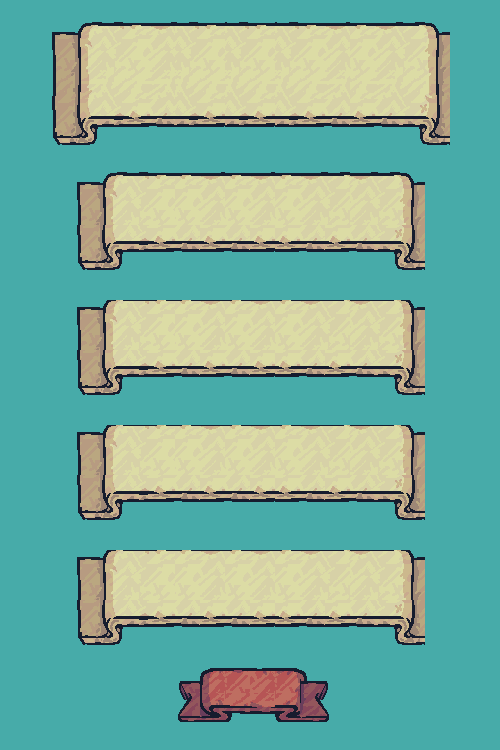

The image is a tile-based game level rendered from a .tmx file. Its description and complete source (layers, tilesets, objects, tile grids) follow:
An orthogonal 20x30 tile map with 25x25 px tiles, 2 tile layers (water, banner), 4 tilesets.

<map version="1.10" tiledversion="1.11.2" orientation="orthogonal" renderorder="right-down" width="20" height="30" tilewidth="25" tileheight="25" infinite="0" nextlayerid="4" nextobjectid="1">
 <tileset firstgid="1" source="Water.tsx" />
 <tileset firstgid="5" source="Banner_Connection_Left.tsx" />
 <tileset firstgid="54" source="Banner_Connection_Right.tsx" />
 <tileset firstgid="103" source="Ribbon_Red_3Slides.tsx" />
 <layer id="1" name="water" width="20" height="30">
  <data encoding="csv">
1,1,1,1,1,1,1,1,1,1,1,1,1,1,1,1,1,1,1,1,
1,1,1,1,1,1,1,1,1,1,1,1,1,1,1,1,1,1,1,1,
1,1,1,1,1,1,1,1,1,1,1,1,1,1,1,1,1,1,1,1,
1,1,1,1,1,1,1,1,1,1,1,1,1,1,1,1,1,1,1,1,
1,1,1,1,1,1,1,1,1,1,1,1,1,1,1,1,1,1,1,1,
1,1,1,1,1,1,1,1,1,1,1,1,1,1,1,1,1,1,1,1,
1,1,1,1,1,1,1,1,1,1,1,1,1,1,1,1,1,1,1,1,
1,1,1,1,1,1,1,1,1,1,1,1,1,1,1,1,1,1,1,1,
1,1,1,1,1,1,1,1,1,1,1,1,1,1,1,1,1,1,1,1,
1,1,1,1,1,1,1,1,1,1,1,1,1,1,1,1,1,1,1,1,
1,1,1,1,1,1,1,1,1,1,1,1,1,1,1,1,1,1,1,1,
1,1,1,1,1,1,1,1,1,1,1,1,1,1,1,1,1,1,1,1,
1,1,1,1,1,1,1,1,1,1,1,1,1,1,1,1,1,1,1,1,
1,1,1,1,1,1,1,1,1,1,1,1,1,1,1,1,1,1,1,1,
1,1,1,1,1,1,1,1,1,1,1,1,1,1,1,1,1,1,1,1,
1,1,1,1,1,1,1,1,1,1,1,1,1,1,1,1,1,1,1,1,
1,1,1,1,1,1,1,1,1,1,1,1,1,1,1,1,1,1,1,1,
1,1,1,1,1,1,1,1,1,1,1,1,1,1,1,1,1,1,1,1,
1,1,1,1,1,1,1,1,1,1,1,1,1,1,1,1,1,1,1,1,
1,1,1,1,1,1,1,1,1,1,1,1,1,1,1,1,1,1,1,1,
1,1,1,1,1,1,1,1,1,1,1,1,1,1,1,1,1,1,1,1,
1,1,1,1,1,1,1,1,1,1,1,1,1,1,1,1,1,1,1,1,
1,1,1,1,1,1,1,1,1,1,1,1,1,1,1,1,1,1,1,1,
1,1,1,1,1,1,1,1,1,1,1,1,1,1,1,1,1,1,1,1,
1,1,1,1,1,1,1,1,1,1,1,1,1,1,1,1,1,1,1,1,
1,1,1,1,1,1,1,1,1,1,1,1,1,1,1,1,1,1,1,1,
1,1,1,1,1,1,1,1,1,1,1,1,1,1,1,1,1,1,1,1,
1,1,1,1,1,1,1,1,1,1,1,1,1,1,1,1,1,1,1,1,
1,1,1,1,1,1,1,1,1,1,1,1,1,1,1,1,1,1,1,1,
1,1,1,1,1,1,1,1,1,1,1,1,1,1,1,1,1,1,1,1
</data>
 </layer>
 <layer id="3" name="banner" width="20" height="30">
  <data encoding="csv">
0,0,12,13,14,15,16,14,15,14,15,14,15,16,64,65,66,67,0,0,
0,0,19,20,21,22,23,21,22,21,22,21,22,23,71,72,73,74,0,0,
0,0,26,27,28,29,30,28,29,28,29,28,29,30,78,79,80,81,0,0,
0,0,33,34,35,36,37,35,36,35,36,35,36,37,85,86,87,88,0,0,
0,0,40,41,42,43,44,42,43,42,43,42,43,44,92,93,94,95,0,0,
0,0,47,48,49,50,51,49,50,49,50,49,50,51,99,100,101,102,0,0,
0,0,0,12,13,14,15,64,65,64,65,64,65,66,65,66,67,0,0,0,
0,0,0,19,20,21,22,71,72,71,72,71,72,73,72,73,74,0,0,0,
0,0,0,26,27,28,29,78,79,78,79,78,79,80,79,80,81,0,0,0,
0,0,0,40,41,42,43,44,92,93,92,92,93,92,93,94,95,0,0,0,
0,0,0,47,48,49,50,51,99,100,99,99,100,99,100,101,102,0,0,0,
0,0,0,0,0,0,0,0,0,0,0,0,0,0,0,0,0,0,0,0,
0,0,0,19,20,21,22,71,72,71,72,71,72,73,72,73,74,0,0,0,
0,0,0,26,27,28,29,78,79,78,79,78,79,80,79,80,81,0,0,0,
0,0,0,40,41,42,43,44,92,93,92,92,93,92,93,94,95,0,0,0,
0,0,0,47,48,49,50,51,99,100,99,99,100,99,100,101,102,0,0,0,
0,0,0,0,0,0,0,0,0,0,0,0,0,0,0,0,0,0,0,0,
0,0,0,19,20,21,22,71,72,71,72,71,72,73,72,73,74,0,0,0,
0,0,0,26,27,28,29,78,79,78,79,78,79,80,79,80,81,0,0,0,
0,0,0,40,41,42,43,44,92,93,92,92,93,92,93,94,95,0,0,0,
0,0,0,47,48,49,50,51,99,100,99,99,100,99,100,101,102,0,0,0,
0,0,0,0,0,0,0,0,0,0,0,0,0,0,0,0,0,0,0,0,
0,0,0,19,20,21,22,71,72,71,72,71,72,73,72,73,74,0,0,0,
0,0,0,26,27,28,29,78,79,78,79,78,79,80,79,80,81,0,0,0,
0,0,0,40,41,42,43,44,92,93,92,92,93,92,93,94,95,0,0,0,
0,0,0,47,48,49,50,51,99,100,99,99,100,99,100,101,102,0,0,0,
0,0,0,0,0,0,0,0,0,0,0,0,0,0,0,0,0,0,0,0,
0,0,0,0,0,0,0,103,104,105,106,107,108,0,0,0,0,0,0,0,
0,0,0,0,0,0,0,109,110,111,112,113,114,0,0,0,0,0,0,0,
0,0,0,0,0,0,0,0,0,0,0,0,0,0,0,0,0,0,0,0
</data>
 </layer>
</map>
